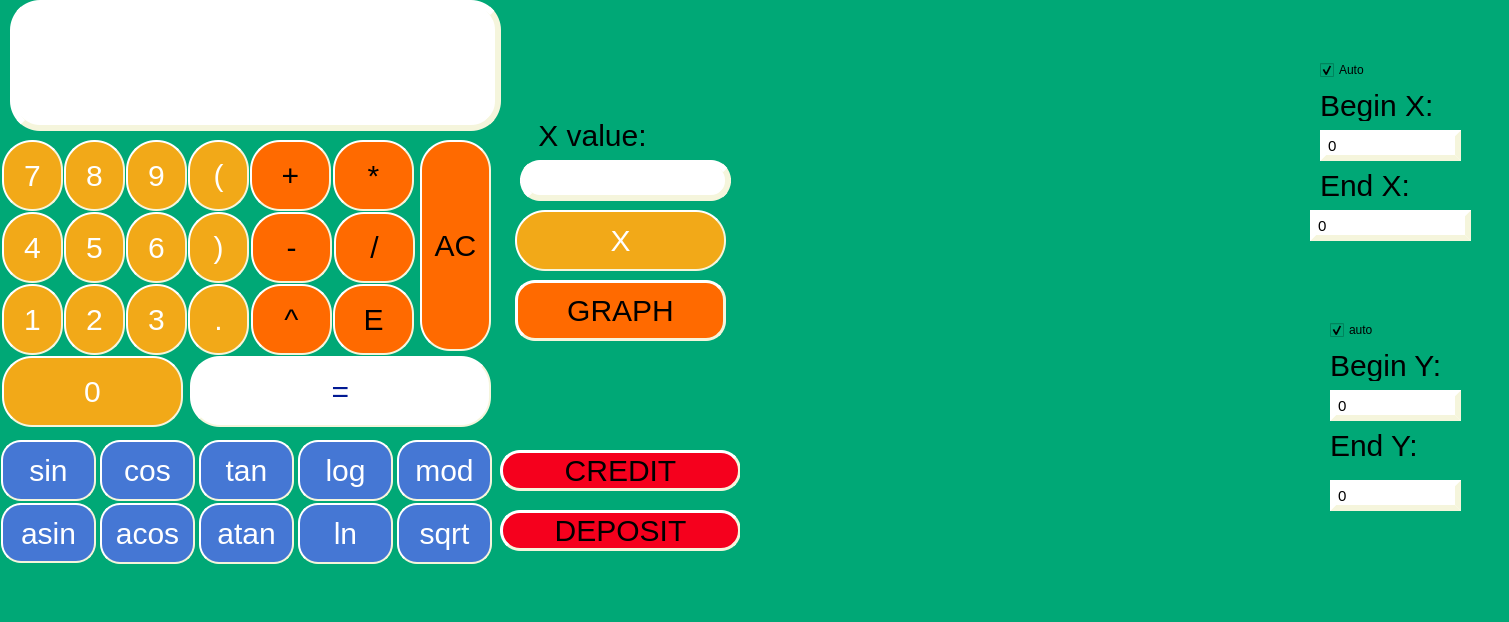
<?xml version="1.0" encoding="UTF-8"?>
<ui version="4.0">
 <class>s21_view</class>
 <widget class="QMainWindow" name="s21_view">
  <property name="geometry">
   <rect>
    <x>0</x>
    <y>0</y>
    <width>1509</width>
    <height>622</height>
   </rect>
  </property>
  <property name="minimumSize">
   <size>
    <width>0</width>
    <height>0</height>
   </size>
  </property>
  <property name="maximumSize">
   <size>
    <width>167773</width>
    <height>16777215</height>
   </size>
  </property>
  <property name="windowTitle">
   <string>s21_view</string>
  </property>
  <property name="styleSheet">
   <string notr="true">background-color: #00A876;</string>
  </property>
  <widget class="QWidget" name="centralwidget">
   <widget class="QPushButton" name="button_0">
    <property name="geometry">
     <rect>
      <x>2</x>
      <y>356</y>
      <width>181</width>
      <height>71</height>
     </rect>
    </property>
    <property name="styleSheet">
     <string notr="true">QPushButton{
	font-size: 30px;
	color: white;
	background-color: #F2A918;
	border-style: outset;
	border-width: 2px;
	border-color: beige;
	border-radius: 30px;
}
QPushButton#button_close:pressed {
	background-color: rgb(255, 77, 93);
	border-style: inset;
}</string>
    </property>
    <property name="text">
     <string>0</string>
    </property>
   </widget>
   <widget class="QPushButton" name="button_1">
    <property name="geometry">
     <rect>
      <x>2</x>
      <y>284</y>
      <width>61</width>
      <height>71</height>
     </rect>
    </property>
    <property name="styleSheet">
     <string notr="true">QPushButton{
	font-size: 30px;
	color: white;
	background-color: #F2A918;
	border-style: outset;
	border-width: 2px;
	border-color: beige;
	border-radius: 30px;
}
QPushButton#button_close:pressed {
	background-color: rgb(255, 77, 93);
	border-style: inset;
}</string>
    </property>
    <property name="text">
     <string>1</string>
    </property>
   </widget>
   <widget class="QPushButton" name="button_2">
    <property name="geometry">
     <rect>
      <x>64</x>
      <y>284</y>
      <width>61</width>
      <height>71</height>
     </rect>
    </property>
    <property name="styleSheet">
     <string notr="true">QPushButton{
	font-size: 30px;
	color: white;
	background-color: #F2A918;
	border-style: outset;
	border-width: 2px;
	border-color: beige;
	border-radius: 30px;
}
QPushButton#button_close:pressed {
	background-color: rgb(255, 77, 93);
	border-style: inset;
}</string>
    </property>
    <property name="text">
     <string>2</string>
    </property>
   </widget>
   <widget class="QPushButton" name="button_3">
    <property name="geometry">
     <rect>
      <x>126</x>
      <y>284</y>
      <width>61</width>
      <height>71</height>
     </rect>
    </property>
    <property name="styleSheet">
     <string notr="true">QPushButton{
	font-size: 30px;
	color: white;
	background-color: #F2A918;
	border-style: outset;
	border-width: 2px;
	border-color: beige;
	border-radius: 30px;
}
QPushButton#button_close:pressed {
	background-color: rgb(255, 77, 93);
	border-style: inset;
}</string>
    </property>
    <property name="text">
     <string>3</string>
    </property>
   </widget>
   <widget class="QPushButton" name="button_4">
    <property name="geometry">
     <rect>
      <x>2</x>
      <y>212</y>
      <width>61</width>
      <height>71</height>
     </rect>
    </property>
    <property name="styleSheet">
     <string notr="true">QPushButton{
	font-size: 30px;
	color: white;
	background-color: #F2A918;
	border-style: outset;
	border-width: 2px;
	border-color: beige;
	border-radius: 30px;
}
QPushButton#button_close:pressed {
	background-color: rgb(255, 77, 93);
	border-style: inset;
}</string>
    </property>
    <property name="text">
     <string>4</string>
    </property>
   </widget>
   <widget class="QPushButton" name="button_5">
    <property name="geometry">
     <rect>
      <x>64</x>
      <y>212</y>
      <width>61</width>
      <height>71</height>
     </rect>
    </property>
    <property name="styleSheet">
     <string notr="true">QPushButton{
	font-size: 30px;
	color: white;
	background-color: #F2A918;
	border-style: outset;
	border-width: 2px;
	border-color: beige;
	border-radius: 30px;
}
QPushButton#button_close:pressed {
	background-color: rgb(255, 77, 93);
	border-style: inset;
}</string>
    </property>
    <property name="text">
     <string>5</string>
    </property>
   </widget>
   <widget class="QPushButton" name="button_6">
    <property name="geometry">
     <rect>
      <x>126</x>
      <y>212</y>
      <width>61</width>
      <height>71</height>
     </rect>
    </property>
    <property name="styleSheet">
     <string notr="true">QPushButton{
	font-size: 30px;
	color: white;
	background-color: #F2A918;
	border-style: outset;
	border-width: 2px;
	border-color: beige;
	border-radius: 30px;
}
QPushButton#button_close:pressed {
	background-color: rgb(255, 77, 93);
	border-style: inset;
}</string>
    </property>
    <property name="text">
     <string>6</string>
    </property>
   </widget>
   <widget class="QPushButton" name="button_7">
    <property name="geometry">
     <rect>
      <x>2</x>
      <y>140</y>
      <width>61</width>
      <height>71</height>
     </rect>
    </property>
    <property name="styleSheet">
     <string notr="true">QPushButton{
	font-size: 30px;
	color: white;
	background-color: #F2A918;
	border-style: outset;
	border-width: 2px;
	border-color: beige;
	border-radius: 30px;
}
QPushButton#button_close:pressed {
	background-color: rgb(255, 77, 93);
	border-style: inset;
}</string>
    </property>
    <property name="text">
     <string>7</string>
    </property>
   </widget>
   <widget class="QPushButton" name="button_8">
    <property name="geometry">
     <rect>
      <x>64</x>
      <y>140</y>
      <width>61</width>
      <height>71</height>
     </rect>
    </property>
    <property name="styleSheet">
     <string notr="true">QPushButton{
	font-size: 30px;
	color: white;
	background-color: #F2A918;
	border-style: outset;
	border-width: 2px;
	border-color: beige;
	border-radius: 30px;
}
QPushButton#button_close:pressed {
	background-color: rgb(255, 77, 93);
	border-style: inset;
}</string>
    </property>
    <property name="text">
     <string>8</string>
    </property>
   </widget>
   <widget class="QPushButton" name="button_9">
    <property name="geometry">
     <rect>
      <x>126</x>
      <y>140</y>
      <width>61</width>
      <height>71</height>
     </rect>
    </property>
    <property name="styleSheet">
     <string notr="true">QPushButton{
	font-size: 30px;
	color: white;
	background-color: #F2A918;
	border-style: outset;
	border-width: 2px;
	border-color: beige;
	border-radius: 30px;
}
QPushButton#button_close:pressed {
	background-color: rgb(255, 77, 93);
	border-style: inset;
}</string>
    </property>
    <property name="text">
     <string>9</string>
    </property>
   </widget>
   <widget class="QPushButton" name="button_sin">
    <property name="geometry">
     <rect>
      <x>1</x>
      <y>440</y>
      <width>95</width>
      <height>61</height>
     </rect>
    </property>
    <property name="styleSheet">
     <string notr="true">QPushButton{
	font-size: 30px;
	color: white;
	background-color: #4577D4;
	border-style: outset;
	border-width: 2px;
	border-color: beige;
	border-radius: 20px;
}
QPushButton#button_point:pressed {
	background-color: rgb(50, 255, 245);
	border-style: inset;
}</string>
    </property>
    <property name="text">
     <string>sin</string>
    </property>
   </widget>
   <widget class="QPushButton" name="button_cos">
    <property name="geometry">
     <rect>
      <x>100</x>
      <y>440</y>
      <width>95</width>
      <height>61</height>
     </rect>
    </property>
    <property name="styleSheet">
     <string notr="true">QPushButton{
	font-size: 30px;
	color: white;
	background-color: #4577D4;
	border-style: outset;
	border-width: 2px;
	border-color: beige;
	border-radius: 20px;
}
QPushButton#button_point:pressed {
	background-color: rgb(50, 255, 245);
	border-style: inset;
}</string>
    </property>
    <property name="text">
     <string>cos</string>
    </property>
   </widget>
   <widget class="QPushButton" name="button_tan">
    <property name="geometry">
     <rect>
      <x>199</x>
      <y>440</y>
      <width>95</width>
      <height>61</height>
     </rect>
    </property>
    <property name="styleSheet">
     <string notr="true">QPushButton{
	font-size: 30px;
	color: white;
	background-color: #4577D4;
	border-style: outset;
	border-width: 2px;
	border-color: beige;
	border-radius: 20px;
}
QPushButton#button_point:pressed {
	background-color: rgb(50, 255, 245);
	border-style: inset;
}</string>
    </property>
    <property name="text">
     <string>tan</string>
    </property>
   </widget>
   <widget class="QPushButton" name="button_asin">
    <property name="geometry">
     <rect>
      <x>1</x>
      <y>503</y>
      <width>95</width>
      <height>60</height>
     </rect>
    </property>
    <property name="styleSheet">
     <string notr="true">QPushButton{
	font-size: 30px;
	color: white;
	background-color: #4577D4;
	border-style: outset;
	border-width: 2px;
	border-color: beige;
	border-radius: 20px;
}
QPushButton#button_point:pressed {
	background-color: rgb(50, 255, 245);
	border-style: inset;
}</string>
    </property>
    <property name="text">
     <string>asin</string>
    </property>
   </widget>
   <widget class="QPushButton" name="button_acos">
    <property name="geometry">
     <rect>
      <x>100</x>
      <y>503</y>
      <width>95</width>
      <height>61</height>
     </rect>
    </property>
    <property name="styleSheet">
     <string notr="true">QPushButton{
	font-size: 30px;
	color: white;
	background-color: #4577D4;
	border-style: outset;
	border-width: 2px;
	border-color: beige;
	border-radius: 20px;
}
QPushButton#button_point:pressed {
	background-color: rgb(50, 255, 245);
	border-style: inset;
}</string>
    </property>
    <property name="text">
     <string>acos</string>
    </property>
   </widget>
   <widget class="QPushButton" name="button_atan">
    <property name="geometry">
     <rect>
      <x>199</x>
      <y>503</y>
      <width>95</width>
      <height>61</height>
     </rect>
    </property>
    <property name="styleSheet">
     <string notr="true">QPushButton{
	font-size: 30px;
	color: white;
	background-color: #4577D4;
	border-style: outset;
	border-width: 2px;
	border-color: beige;
	border-radius: 20px;
}
QPushButton#button_point:pressed {
	background-color: rgb(50, 255, 245);
	border-style: inset;
}</string>
    </property>
    <property name="text">
     <string>atan</string>
    </property>
   </widget>
   <widget class="QPushButton" name="button_ln">
    <property name="geometry">
     <rect>
      <x>298</x>
      <y>503</y>
      <width>95</width>
      <height>61</height>
     </rect>
    </property>
    <property name="styleSheet">
     <string notr="true">QPushButton{
	font-size: 30px;
	color: white;
	background-color: #4577D4;
	border-style: outset;
	border-width: 2px;
	border-color: beige;
	border-radius: 20px;
}
QPushButton#button_point:pressed {
	background-color: rgb(50, 255, 245);
	border-style: inset;
}</string>
    </property>
    <property name="text">
     <string>ln</string>
    </property>
   </widget>
   <widget class="QPushButton" name="button_log">
    <property name="geometry">
     <rect>
      <x>298</x>
      <y>440</y>
      <width>95</width>
      <height>61</height>
     </rect>
    </property>
    <property name="styleSheet">
     <string notr="true">QPushButton{
	font-size: 30px;
	color: white;
	background-color: #4577D4;
	border-style: outset;
	border-width: 2px;
	border-color: beige;
	border-radius: 20px;
}
QPushButton#button_point:pressed {
	background-color: rgb(50, 255, 245);
	border-style: inset;
}</string>
    </property>
    <property name="text">
     <string>log</string>
    </property>
   </widget>
   <widget class="QPushButton" name="button_mod">
    <property name="geometry">
     <rect>
      <x>397</x>
      <y>440</y>
      <width>95</width>
      <height>61</height>
     </rect>
    </property>
    <property name="styleSheet">
     <string notr="true">QPushButton{
	font-size: 30px;
	color: white;
	background-color: #4577D4;
	border-style: outset;
	border-width: 2px;
	border-color: beige;
	border-radius: 20px;
}
QPushButton#button_point:pressed {
	background-color: rgb(50, 255, 245);
	border-style: inset;
}</string>
    </property>
    <property name="text">
     <string>mod</string>
    </property>
   </widget>
   <widget class="QPushButton" name="button_sqrt">
    <property name="geometry">
     <rect>
      <x>397</x>
      <y>503</y>
      <width>95</width>
      <height>61</height>
     </rect>
    </property>
    <property name="styleSheet">
     <string notr="true">QPushButton{
	font-size: 30px;
	color: white;
	background-color: #4577D4;
	border-style: outset;
	border-width: 2px;
	border-color: beige;
	border-radius: 20px;
}
QPushButton#button_point:pressed {
	background-color: rgb(50, 255, 245);
	border-style: inset;
}</string>
    </property>
    <property name="text">
     <string>sqrt</string>
    </property>
   </widget>
   <widget class="QPushButton" name="button_open">
    <property name="geometry">
     <rect>
      <x>188</x>
      <y>140</y>
      <width>61</width>
      <height>71</height>
     </rect>
    </property>
    <property name="styleSheet">
     <string notr="true">QPushButton{
	font-size: 30px;
	color: white;
	background-color: #F2A918;
	border-style: outset;
	border-width: 2px;
	border-color: beige;
	border-radius: 30px;
}
QPushButton#button_close:pressed {
	background-color: rgb(255, 77, 93);
	border-style: inset;
}</string>
    </property>
    <property name="text">
     <string>(</string>
    </property>
   </widget>
   <widget class="QPushButton" name="button_close">
    <property name="geometry">
     <rect>
      <x>188</x>
      <y>212</y>
      <width>61</width>
      <height>71</height>
     </rect>
    </property>
    <property name="styleSheet">
     <string notr="true">QPushButton{
	font-size: 30px;
	color: white;
	background-color: #F2A918;
	border-style: outset;
	border-width: 2px;
	border-color: beige;
	border-radius: 30px;
}
QPushButton#button_close:pressed {
	background-color: rgb(255, 77, 93);
	border-style: inset;
}</string>
    </property>
    <property name="text">
     <string>)</string>
    </property>
   </widget>
   <widget class="QPushButton" name="button_point">
    <property name="geometry">
     <rect>
      <x>188</x>
      <y>284</y>
      <width>61</width>
      <height>71</height>
     </rect>
    </property>
    <property name="styleSheet">
     <string notr="true">QPushButton{
	font-size: 30px;
	color: white;
	background-color: #F2A918;
	border-style: outset;
	border-width: 2px;
	border-color: beige;
	border-radius: 30px;
}
QPushButton#button_close:pressed {
	background-color: rgb(255, 77, 93);
	border-style: inset;
}</string>
    </property>
    <property name="text">
     <string>.</string>
    </property>
   </widget>
   <widget class="QPushButton" name="button_plus">
    <property name="geometry">
     <rect>
      <x>250</x>
      <y>140</y>
      <width>81</width>
      <height>71</height>
     </rect>
    </property>
    <property name="styleSheet">
     <string notr="true">QPushButton{
	font-size: 30px;
	color: rgb(0, 0 0);
	background-color: #FF6A00;
	border-style: outset;
	border-width: 2px;
	border-color: beige;
	border-radius: 30px;
}
QPushButton#button_clear:pressed {
	background-color: rgb(255, 77, 93);
	border-style: inset;
}</string>
    </property>
    <property name="text">
     <string>+</string>
    </property>
   </widget>
   <widget class="QPushButton" name="button_minus">
    <property name="geometry">
     <rect>
      <x>251</x>
      <y>212</y>
      <width>81</width>
      <height>71</height>
     </rect>
    </property>
    <property name="styleSheet">
     <string notr="true">QPushButton{
	font-size: 30px;
	color: rgb(0, 0 0);
	background-color: #FF6A00;
	border-style: outset;
	border-width: 2px;
	border-color: beige;
	border-radius: 30px;
}
QPushButton#button_clear:pressed {
	background-color: rgb(255, 77, 93);
	border-style: inset;
}</string>
    </property>
    <property name="text">
     <string>-</string>
    </property>
   </widget>
   <widget class="QPushButton" name="button_mult">
    <property name="geometry">
     <rect>
      <x>333</x>
      <y>140</y>
      <width>81</width>
      <height>71</height>
     </rect>
    </property>
    <property name="styleSheet">
     <string notr="true">QPushButton{
	font-size: 30px;
	color: rgb(0, 0 0);
	background-color: #FF6A00;
	border-style: outset;
	border-width: 2px;
	border-color: beige;
	border-radius: 30px;
}
QPushButton#button_clear:pressed {
	background-color: rgb(255, 77, 93);
	border-style: inset;
}</string>
    </property>
    <property name="text">
     <string>*</string>
    </property>
   </widget>
   <widget class="QPushButton" name="button_div">
    <property name="geometry">
     <rect>
      <x>334</x>
      <y>212</y>
      <width>81</width>
      <height>71</height>
     </rect>
    </property>
    <property name="styleSheet">
     <string notr="true">QPushButton{
	font-size: 30px;
	color: rgb(0, 0 0);
	background-color: #FF6A00;
	border-style: outset;
	border-width: 2px;
	border-color: beige;
	border-radius: 30px;
}
QPushButton#button_clear:pressed {
	background-color: rgb(255, 77, 93);
	border-style: inset;
}</string>
    </property>
    <property name="text">
     <string>/</string>
    </property>
   </widget>
   <widget class="QPushButton" name="button_pow">
    <property name="geometry">
     <rect>
      <x>251</x>
      <y>284</y>
      <width>81</width>
      <height>71</height>
     </rect>
    </property>
    <property name="styleSheet">
     <string notr="true">QPushButton{
	font-size: 30px;
	color: rgb(0, 0 0);
	background-color: #FF6A00;
	border-style: outset;
	border-width: 2px;
	border-color: beige;
	border-radius: 30px;
}
QPushButton#button_clear:pressed {
	background-color: rgb(255, 77, 93);
	border-style: inset;
}</string>
    </property>
    <property name="text">
     <string>^</string>
    </property>
   </widget>
   <widget class="QPushButton" name="button_equal">
    <property name="geometry">
     <rect>
      <x>190</x>
      <y>356</y>
      <width>301</width>
      <height>71</height>
     </rect>
    </property>
    <property name="styleSheet">
     <string notr="true">QPushButton#button_equal{
	font-size: 30px;
	color: rgb(1, 25, 147);
	background-color: rgb(255, 255, 255);
	border-style: outset;
	border-width: 2px;
	border-color: beige;
	border-radius: 30px;
}
QPushButton#button_equal:pressed {
	background-color: rgb(255, 126, 121);
	border-style: inset;
}</string>
    </property>
    <property name="text">
     <string>=</string>
    </property>
   </widget>
   <widget class="QPushButton" name="button_clear">
    <property name="geometry">
     <rect>
      <x>420</x>
      <y>140</y>
      <width>71</width>
      <height>211</height>
     </rect>
    </property>
    <property name="styleSheet">
     <string notr="true">QPushButton{
	font-size: 30px;
	color: rgb(0, 0 0);
	background-color: #FF6A00;
	border-style: outset;
	border-width: 2px;
	border-color: beige;
	border-radius: 30px;
}
QPushButton#button_clear:pressed {
	background-color: rgb(255, 77, 93);
	border-style: inset;
}</string>
    </property>
    <property name="text">
     <string>AC</string>
    </property>
   </widget>
   <widget class="QPushButton" name="button_credit">
    <property name="geometry">
     <rect>
      <x>500</x>
      <y>450</y>
      <width>241</width>
      <height>41</height>
     </rect>
    </property>
    <property name="styleSheet">
     <string notr="true">QPushButton{
	font-size: 30px;
	
	background-color: #F5001D;
	border-style: outset;
	border-width: 3px;
	border-color: beige;
	border-radius: 20px;
}
QPushButton#button_graph:pressed {
	background-color: rgb(50, 255, 245);
	border-style: inset;
}</string>
    </property>
    <property name="text">
     <string>CREDIT</string>
    </property>
   </widget>
   <widget class="QLabel" name="label_2">
    <property name="geometry">
     <rect>
      <x>530</x>
      <y>120</y>
      <width>121</width>
      <height>31</height>
     </rect>
    </property>
    <property name="styleSheet">
     <string notr="true">	font-size: 30px;
	color: rgb(0, 0, 0);</string>
    </property>
    <property name="text">
     <string> X value:</string>
    </property>
   </widget>
   <widget class="QPushButton" name="button_deposit">
    <property name="geometry">
     <rect>
      <x>500</x>
      <y>510</y>
      <width>241</width>
      <height>41</height>
     </rect>
    </property>
    <property name="styleSheet">
     <string notr="true">QPushButton{
	font-size: 30px;
	
	background-color: #F5001D;
	border-style: outset;
	border-width: 3px;
	border-color: beige;
	border-radius: 20px;
}
QPushButton#button_graph:pressed {
	background-color: rgb(50, 255, 245);
	border-style: inset;
}</string>
    </property>
    <property name="text">
     <string>DEPOSIT</string>
    </property>
   </widget>
   <widget class="QLineEdit" name="console">
    <property name="geometry">
     <rect>
      <x>10</x>
      <y>0</y>
      <width>491</width>
      <height>131</height>
     </rect>
    </property>
    <property name="styleSheet">
     <string notr="true">QLineEdit{
	font-size: 30px;
	color: rgb(0, 0, 0);
	qproperty-alignment: 'AlignVCenter | AlignRight';
	border: 1px solid gray;
	background-color : white;
	border-style: outset;
	border-width: 6px;
	border-color: beige;
	border-radius: 30px;
}</string>
    </property>
   </widget>
   <widget class="QLineEdit" name="console_x">
    <property name="geometry">
     <rect>
      <x>520</x>
      <y>160</y>
      <width>211</width>
      <height>41</height>
     </rect>
    </property>
    <property name="styleSheet">
     <string notr="true">QLineEdit#console_x{
	font-size: 30px;
	color: rgb(0,0,0);
	qproperty-alignment: 'AlignVCenter | AlignRight';
	border: 1px solid gray;
	background-color : white;
	border-style: outset;
	border-width: 6px;
	border-color: beige;
	border-radius: 20px;
}
</string>
    </property>
   </widget>
   <widget class="QCustomPlot" name="widget" native="true">
    <property name="geometry">
     <rect>
      <x>740</x>
      <y>40</y>
      <width>541</width>
      <height>511</height>
     </rect>
    </property>
   </widget>
   <widget class="QPushButton" name="button_10">
    <property name="geometry">
     <rect>
      <x>515</x>
      <y>210</y>
      <width>211</width>
      <height>61</height>
     </rect>
    </property>
    <property name="styleSheet">
     <string notr="true">QPushButton{
	font-size: 30px;
	color: white;
	background-color: #F2A918;
	border-style: outset;
	border-width: 2px;
	border-color: beige;
	border-radius: 30px;
}
QPushButton#button_close:pressed {
	background-color: rgb(255, 77, 93);
	border-style: inset;
}</string>
    </property>
    <property name="text">
     <string>X</string>
    </property>
   </widget>
   <widget class="QPushButton" name="button_11">
    <property name="geometry">
     <rect>
      <x>333</x>
      <y>284</y>
      <width>81</width>
      <height>71</height>
     </rect>
    </property>
    <property name="styleSheet">
     <string notr="true">QPushButton{
	font-size: 30px;
	color: rgb(0, 0 0);
	background-color: #FF6A00;
	border-style: outset;
	border-width: 2px;
	border-color: beige;
	border-radius: 30px;
}
QPushButton#button_clear:pressed {
	background-color: rgb(255, 77, 93);
	border-style: inset;
}</string>
    </property>
    <property name="text">
     <string>E</string>
    </property>
   </widget>
   <widget class="QPushButton" name="button_graph">
    <property name="geometry">
     <rect>
      <x>515</x>
      <y>280</y>
      <width>211</width>
      <height>61</height>
     </rect>
    </property>
    <property name="styleSheet">
     <string notr="true">QPushButton{
	font-size: 30px;
	
	background-color:#FF6A00;
	border-style: outset;
	border-width: 3px;
	border-color: beige;
	border-radius: 20px;
}
QPushButton#button_graph:pressed {
	background-color: rgb(50, 255, 245);
	border-style: inset;
}</string>
    </property>
    <property name="text">
     <string>GRAPH</string>
    </property>
   </widget>
   <widget class="QLabel" name="label">
    <property name="geometry">
     <rect>
      <x>1320</x>
      <y>90</y>
      <width>121</width>
      <height>31</height>
     </rect>
    </property>
    <property name="styleSheet">
     <string notr="true">	font-size: 30px;
	color: rgb(0, 0, 0);</string>
    </property>
    <property name="text">
     <string>Begin X: </string>
    </property>
   </widget>
   <widget class="QLabel" name="label_3">
    <property name="geometry">
     <rect>
      <x>1320</x>
      <y>170</y>
      <width>111</width>
      <height>31</height>
     </rect>
    </property>
    <property name="styleSheet">
     <string notr="true">	font-size: 30px;
	color: rgb(0, 0, 0);</string>
    </property>
    <property name="text">
     <string>End X:</string>
    </property>
   </widget>
   <widget class="QLabel" name="label_4">
    <property name="geometry">
     <rect>
      <x>1330</x>
      <y>350</y>
      <width>121</width>
      <height>31</height>
     </rect>
    </property>
    <property name="styleSheet">
     <string notr="true">	font-size: 30px;
	color: rgb(0, 0, 0);</string>
    </property>
    <property name="text">
     <string>Begin Y: </string>
    </property>
   </widget>
   <widget class="QLabel" name="label_5">
    <property name="geometry">
     <rect>
      <x>1330</x>
      <y>430</y>
      <width>111</width>
      <height>31</height>
     </rect>
    </property>
    <property name="styleSheet">
     <string notr="true">	font-size: 30px;
	color: rgb(0, 0, 0);</string>
    </property>
    <property name="text">
     <string>End Y:</string>
    </property>
   </widget>
   <widget class="QCheckBox" name="check_x">
    <property name="geometry">
     <rect>
      <x>1320</x>
      <y>60</y>
      <width>85</width>
      <height>20</height>
     </rect>
    </property>
    <property name="text">
     <string>Auto</string>
    </property>
    <property name="checked">
     <bool>true</bool>
    </property>
   </widget>
   <widget class="QCheckBox" name="check_y">
    <property name="geometry">
     <rect>
      <x>1330</x>
      <y>320</y>
      <width>85</width>
      <height>20</height>
     </rect>
    </property>
    <property name="text">
     <string>auto</string>
    </property>
    <property name="checked">
     <bool>true</bool>
    </property>
   </widget>
   <widget class="QSpinBox" name="spin_y_end">
    <property name="geometry">
     <rect>
      <x>1330</x>
      <y>480</y>
      <width>131</width>
      <height>31</height>
     </rect>
    </property>
    <property name="styleSheet">
     <string notr="true">QSpinBox{
	font-size: 15px;
	color: rgb(0, 0, 0);
	qproperty-alignment: 'AlignVCenter | AlignRight';
	border: 1px solid gray;
	background-color : white;
	border-style: outset;
	border-width: 6px;
	border-color: beige;
	border-radius: 30px;
}</string>
    </property>
    <property name="buttonSymbols">
     <enum>QAbstractSpinBox::NoButtons</enum>
    </property>
    <property name="minimum">
     <number>-100</number>
    </property>
   </widget>
   <widget class="QSpinBox" name="spin_x_end">
    <property name="geometry">
     <rect>
      <x>1310</x>
      <y>210</y>
      <width>161</width>
      <height>31</height>
     </rect>
    </property>
    <property name="styleSheet">
     <string notr="true">QSpinBox{
	font-size: 15px;
	color: rgb(0, 0, 0);
	qproperty-alignment: 'AlignVCenter | AlignRight';
	border: 1px solid gray;
	background-color : white;
	border-style: outset;
	border-width: 6px;
	border-color: beige;
	border-radius: 30px;
}</string>
    </property>
    <property name="buttonSymbols">
     <enum>QAbstractSpinBox::NoButtons</enum>
    </property>
   </widget>
   <widget class="QSpinBox" name="spin_y_begin">
    <property name="geometry">
     <rect>
      <x>1330</x>
      <y>390</y>
      <width>131</width>
      <height>31</height>
     </rect>
    </property>
    <property name="styleSheet">
     <string notr="true">QSpinBox{
	font-size: 15px;
	color: rgb(0, 0, 0);
	qproperty-alignment: 'AlignVCenter | AlignRight';
	border: 1px solid gray;
	background-color : white;
	border-style: outset;
	border-width: 6px;
	border-color: beige;
	border-radius: 30px;
}</string>
    </property>
    <property name="buttonSymbols">
     <enum>QAbstractSpinBox::NoButtons</enum>
    </property>
    <property name="minimum">
     <number>-100</number>
    </property>
   </widget>
   <widget class="QSpinBox" name="spin_x_begin">
    <property name="geometry">
     <rect>
      <x>1320</x>
      <y>130</y>
      <width>141</width>
      <height>31</height>
     </rect>
    </property>
    <property name="styleSheet">
     <string notr="true">QSpinBox{
	font-size: 15px;
	color: rgb(0, 0, 0);
	qproperty-alignment: 'AlignVCenter | AlignRight';
	border: 1px solid gray;
	background-color : white;
	border-style: outset;
	border-width: 6px;
	border-color: beige;
	border-radius: 30px;
}</string>
    </property>
    <property name="buttonSymbols">
     <enum>QAbstractSpinBox::NoButtons</enum>
    </property>
    <property name="suffix">
     <string/>
    </property>
    <property name="minimum">
     <number>-100</number>
    </property>
    <property name="displayIntegerBase">
     <number>10</number>
    </property>
   </widget>
  </widget>
  <widget class="QMenuBar" name="menubar">
   <property name="geometry">
    <rect>
     <x>0</x>
     <y>0</y>
     <width>1509</width>
     <height>24</height>
    </rect>
   </property>
  </widget>
  <widget class="QStatusBar" name="statusbar"/>
 </widget>
 <customwidgets>
  <customwidget>
   <class>QCustomPlot</class>
   <extends>QWidget</extends>
   <header>qcustomplot.h</header>
   <container>1</container>
  </customwidget>
 </customwidgets>
 <resources/>
 <connections/>
</ui>
